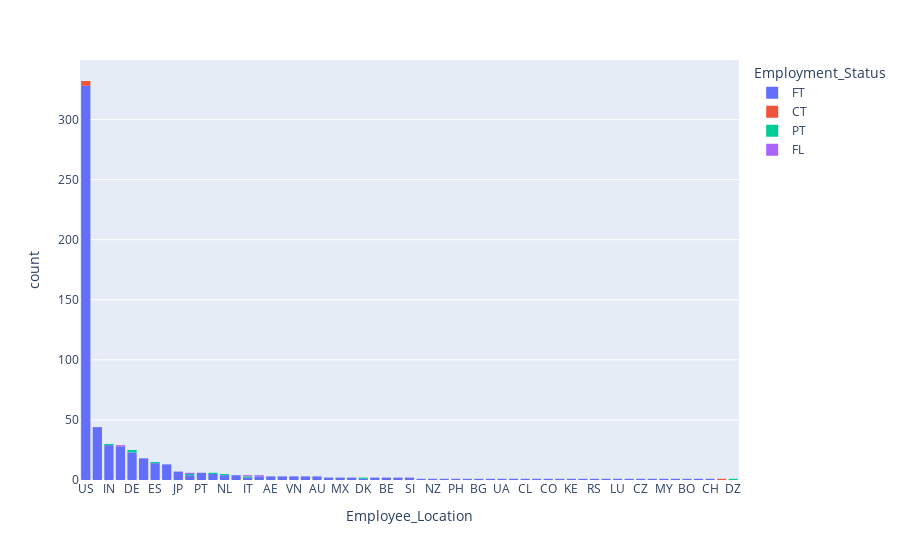

This figure's notebook cell:
### Code cell
px.histogram(data_import, 'Employee_Location', color = 'Employment_Status').update_xaxes(categoryorder="total descending")

### Figure 1 — Plotly figure (JSON) as saved in the notebook; plotly's stock layout.template omitted (floating-point values rounded to 4 significant figures; data arrays with more than 128 entries replaced by an {"elided": "..."} marker saying what was removed)
{"data": [{"alignmentgroup": "True", "bingroup": "x", "hovertemplate": "Employment_Status=FT<br>Employee_Location=%{x}<br>count=%{y}<extra></extra>", "legendgroup": "FT", "marker": {"color": "#636efa", "pattern": {"shape": ""}}, "name": "FT", "offsetgroup": "FT", "orientation": "v", "showlegend": true, "type": "histogram", "x": {"elided": "588 str values"}, "xaxis": "x", "yaxis": "y"}, {"alignmentgroup": "True", "bingroup": "x", "hovertemplate": "Employment_Status=CT<br>Employee_Location=%{x}<br>count=%{y}<extra></extra>", "legendgroup": "CT", "marker": {"color": "#EF553B", "pattern": {"shape": ""}}, "name": "CT", "offsetgroup": "CT", "orientation": "v", "showlegend": true, "type": "histogram", "x": ["US", "US", "US", "US", "TN"], "xaxis": "x", "yaxis": "y"}, {"alignmentgroup": "True", "bingroup": "x", "hovertemplate": "Employment_Status=PT<br>Employee_Location=%{x}<br>count=%{y}<extra></extra>", "legendgroup": "PT", "marker": {"color": "#00cc96", "pattern": {"shape": ""}}, "name": "PT", "offsetgroup": "PT", "orientation": "v", "showlegend": true, "type": "histogram", "x": ["DE", "IT", "IN", "BR", "PK", "ES", "DK", "NL", "DE", "DZ"], "xaxis": "x", "yaxis": "y"}, {"alignmentgroup": "True", "bingroup": "x", "hovertemplate": "Employment_Status=FL<br>Employee_Location=%{x}<br>count=%{y}<extra></extra>", "legendgroup": "FL", "marker": {"color": "#ab63fa", "pattern": {"shape": ""}}, "name": "FL", "offsetgroup": "FL", "orientation": "v", "showlegend": true, "type": "histogram", "x": ["RU", "PK", "IT", "CA"], "xaxis": "x", "yaxis": "y"}], "layout": {"barmode": "relative", "legend": {"title": {"text": "Employment_Status"}, "tracegroupgap": 0}, "margin": {"t": 60}, "xaxis": {"anchor": "y", "categoryorder": "total descending", "domain": [0, 1], "title": {"text": "Employee_Location"}}, "yaxis": {"anchor": "x", "domain": [0, 1], "title": {"text": "count"}}}}
